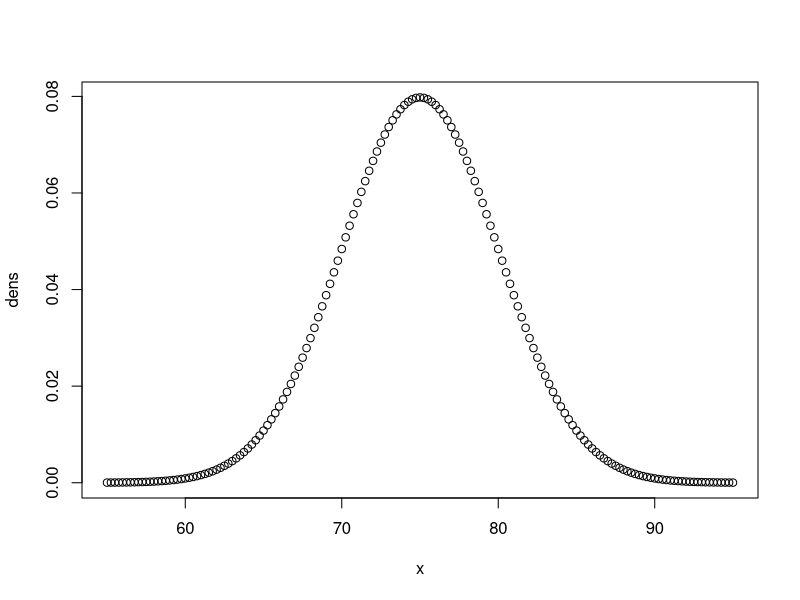
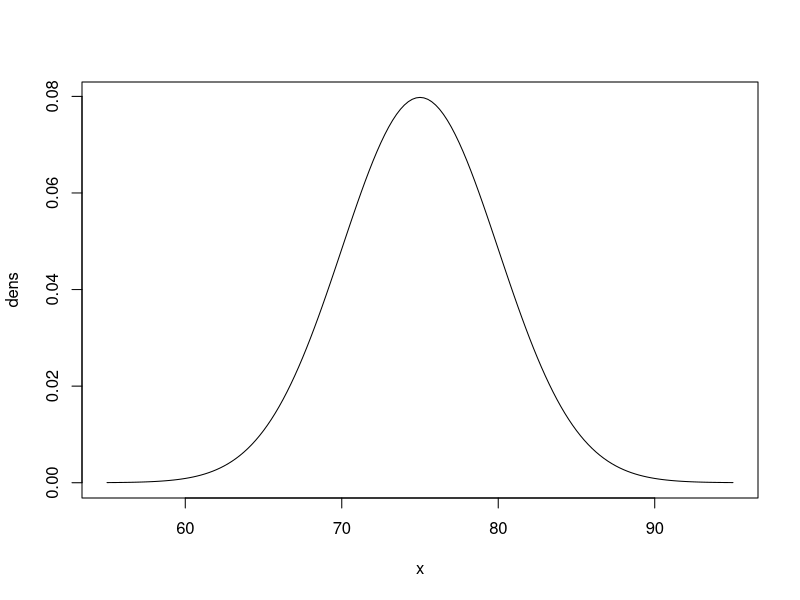
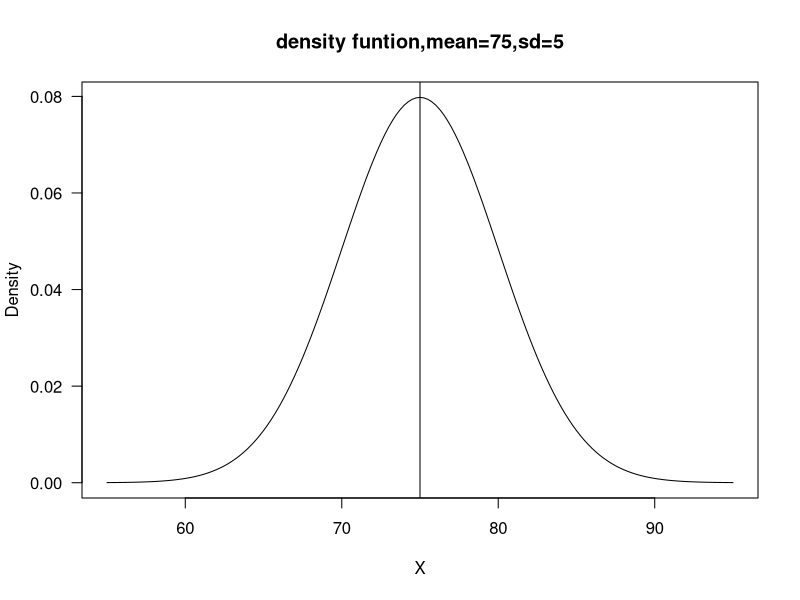
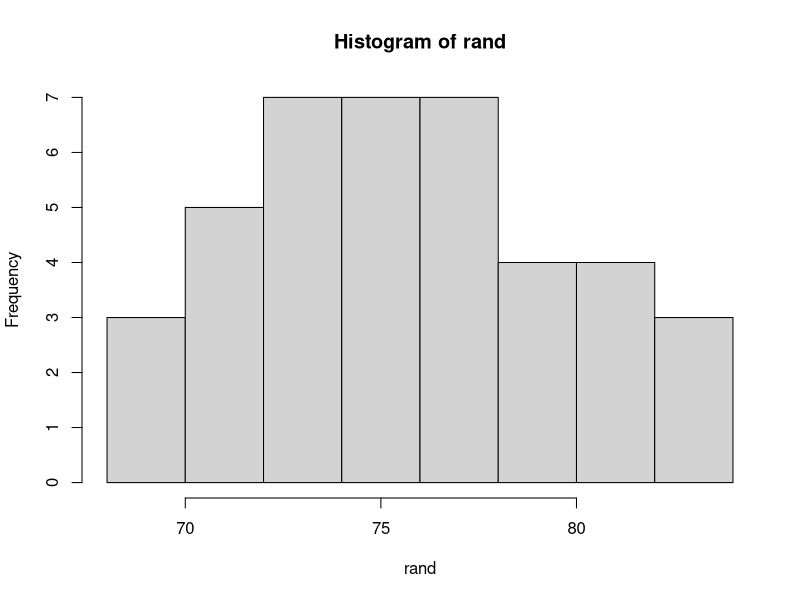

Reproduce these figures in R, in order.
#Today's topic is normal distribution

?pnorm

#the equation we solve with the mean is 75 and sd is 5
#for p(x<=75)
pnorm(q=75,mean=75,sd=5,lower.tail = T)

pnorm(q=75,mean=75,sd=5)
#for p(x>=80)
pnorm(q=80,mean=75,sd=5,lower.tail = F)

#for p(z>=1)
pnorm(q=1,mean=0,sd=1,lower.tail = F)
#now for density we use dnorm
x <- seq(from=55,to=95,by=0.25)
dens <- dnorm(x,mean=75,sd=5)
plot(x,dens)
plot(x,dens,type = "l")
plot(x,dens,type = "l",main = "density funtion,mean=75,sd=5",ylab = "Density",xlab ="X",las=1)

abline(v=75)

rand <- rnorm(n=40,mean=75,sd=5)
hist(rand)
